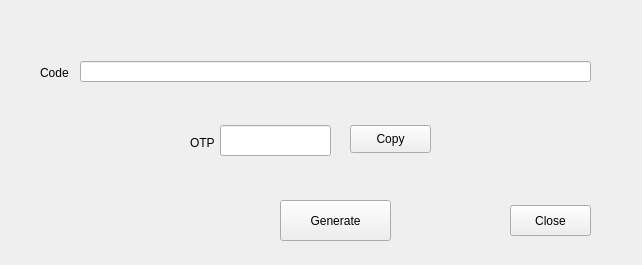
<?xml version="1.0" encoding="UTF-8"?>
<ui version="4.0">
 <class>Form</class>
 <widget class="QWidget" name="Form">
  <property name="geometry">
   <rect>
    <x>0</x>
    <y>0</y>
    <width>642</width>
    <height>265</height>
   </rect>
  </property>
  <property name="acceptDrops">
   <bool>true</bool>
  </property>
  <property name="windowTitle">
   <string>OTP Generate</string>
  </property>
  <widget class="QPushButton" name="generate_button">
   <property name="geometry">
    <rect>
     <x>280</x>
     <y>200</y>
     <width>111</width>
     <height>41</height>
    </rect>
   </property>
   <property name="text">
    <string>Generate</string>
   </property>
  </widget>
  <widget class="QLineEdit" name="code_box">
   <property name="geometry">
    <rect>
     <x>80</x>
     <y>61</y>
     <width>511</width>
     <height>21</height>
    </rect>
   </property>
  </widget>
  <widget class="QLineEdit" name="otp_box">
   <property name="geometry">
    <rect>
     <x>220</x>
     <y>125</y>
     <width>111</width>
     <height>31</height>
    </rect>
   </property>
  </widget>
  <widget class="QPushButton" name="copy_button">
   <property name="geometry">
    <rect>
     <x>350</x>
     <y>125</y>
     <width>81</width>
     <height>28</height>
    </rect>
   </property>
   <property name="text">
    <string>Copy</string>
   </property>
  </widget>
  <widget class="QPushButton" name="close_button">
   <property name="geometry">
    <rect>
     <x>510</x>
     <y>205</y>
     <width>81</width>
     <height>31</height>
    </rect>
   </property>
   <property name="text">
    <string>Close</string>
   </property>
  </widget>
  <widget class="QLabel" name="label">
   <property name="geometry">
    <rect>
     <x>40</x>
     <y>65</y>
     <width>55</width>
     <height>16</height>
    </rect>
   </property>
   <property name="text">
    <string>Code</string>
   </property>
  </widget>
  <widget class="QLabel" name="label_2">
   <property name="geometry">
    <rect>
     <x>190</x>
     <y>135</y>
     <width>55</width>
     <height>16</height>
    </rect>
   </property>
   <property name="text">
    <string>OTP</string>
   </property>
  </widget>
 </widget>
 <resources/>
 <connections/>
</ui>
